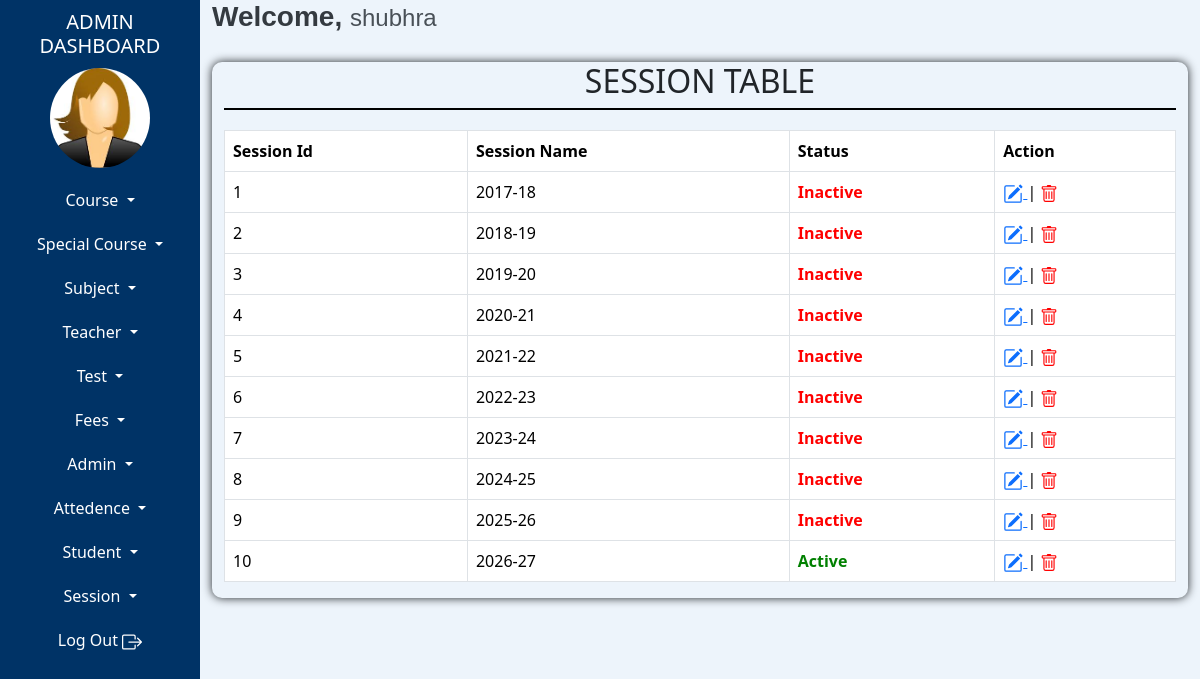
The page /admin/session-table.php (signed in) on the database its author committed.
### tables this page shows
CREATE TABLE `tblsession` (
  `sessionId` int(10) NOT NULL AUTO_INCREMENT,
  `sessionName` varchar(15) NOT NULL,
  `addedIpAddress` varchar(100) NOT NULL,
  `addedDateTime` datetime NOT NULL,
  `updatedIpAddress` varchar(100) NOT NULL,
  `updatedDateTime` datetime NOT NULL,
  `status` int(2) NOT NULL,
  PRIMARY KEY (`sessionId`)
);

### admin/fun-specialchar.php (called while the page is built)
<?php
function textSafe($text)
{
    return htmlspecialchars($text, ENT_QUOTES, 'UTF-8');
}
?>

### admin/session-table.php (the view, shortened to what this page needs)
<?php
include "admin-dashboard-top.php";
include "admin-dashboard-content.php";
include "fun-specialchar.php";
$query="SELECT * FROM tblsession";
$stmt=$conn->prepare($query);
$stmt->execute();
?>
<!doctype html>
<html lang="en">
  <head>
    <link href="https://cdn.jsdelivr.net/npm/bootstrap@5.3.3/dist/css/bootstrap.min.css" rel="stylesheet">
  </head>
<body>
<div class="container-fluid">
    <div class="row">
        <div class="tbl-content">
            <div class="tbl-heading">
            <h2>SESSION TABLE</h2>
            </div>
            <table class="table table-hover table-bordered">
              <thead>
                <tr>
                  <th scope="col">Session Id</th>
                  <th scope="col">Session Name</th>
                  <th scope="col">Status</th>
                  <th scope="col">Action</th>
                </tr>
              </thead>
              <tbody>
                <?php
                    while($result=$stmt->fetch())
                    {
                ?>
                    <tr>
                    <td><?php echo $result['sessionId']; ?></td>
                     <td><?php echo textSafe($result['sessionName']); ?></td>
                     <td>
                        <?php
                            if ($result['status'] == 1) {
                                echo '<span style="color: green; font-weight: bold;">Active</span>';
                            } else {
                                echo '<span style="color: red; font-weight: bold;">Inactive</span>';
                            }
                        ?>
                    </td>
                    <td>
                        <a href="update-session.php?sessionId=<?php echo $result['sessionId'];?>">
                        </a>
                             |
                        <a href="delete-session.php?studentId=<?php echo $result['sessionId']; ?>" style="color: red; text-decoration: none;">
                        </a>
                    </td>
                </tr>
                <?php
                }
                ?>
              </tbody>
            </table>
        </div>
    </div>
</div>
</body>
</div>
</div>
<?php
    include "admin-dashboard-footer.php";
?>

### admin/admin-dashboard-content.php (shortened to what this page needs)
<link href="https://cdn.jsdelivr.net/npm/bootstrap@5.3.3/dist/css/bootstrap.min.css" rel="stylesheet">
  </head>
  <body>
    <div class="container-fluid">
        <div class="row">
            <div class="col-md-2  left-side">
                <div class="heading">
                    <h5>ADMIN DASHBOARD</h5>
                </div>
                <div class="image">
                    <a href="admin-dashboard.php">
                    <?php
                        $query = "select * from tbladmin where adminId=:adminId";
                        $stmt=$conn->prepare($query);
                        $stmt->bindParam(":adminId",$adminId);
                        $stmt->execute();
                        $result = $stmt->fetch();
                        if (!empty($result['picture']))
                        {
                        	echo '<img src="'.$result['picture'].'" style=" height: 100px;" />';
                        }
                        else
                        {
                        	if ($result['adminGender'] == '1')
                        	{
                        		echo '<img src="images/female-logo.jpg" alt="Male" style="height: 100px; width: 100px;" />';
                        	}
                        	elseif ($result['adminGender'] == '2')
                        	{
                        		echo '<img src="images/male-logo.jpg" alt="Female" style="height: 100px; width: 100px;" />';
                        	}
                        }
                    ?>
                    </a>
                </div>
                <div class="buttons">
                    <div class="dropdown ">
                      <button class="btn dropdown-toggle w-100 nav-link left-btn" type="button" data-bs-toggle="dropdown" aria-expanded="false">
                        Course
                      </button>
                    </div>
                    <div class="dropdown ">
                      <button class="btn dropdown-toggle w-100 nav-link left-btn" type="button" data-bs-toggle="dropdown" aria-expanded="false">
                        Special Course
                      </button>
                    </div>
                    <div class="dropdown ">
                      <button class="btn dropdown-toggle w-100 nav-link left-btn" type="button" data-bs-toggle="dropdown" aria-expanded="false">
                        Subject
                      </button>
                    </div>
                    <div class="dropdown ">
                      <button class="btn dropdown-toggle w-100 nav-link left-btn" type="button" data-bs-toggle="dropdown" aria-expanded="false">
                        Teacher
                      </button>
                    </div>
                    <div class="dropdown ">
                      <button class="btn dropdown-toggle w-100 nav-link left-btn" type="button" data-bs-toggle="dropdown" aria-expanded="false">
                        Test
                      </button>
                    </div>
                    <div class="dropdown ">
                      <button class="btn dropdown-toggle w-100 nav-link left-btn" type="button" data-bs-toggle="dropdown" aria-expanded="false">
                        Fees
                      </button>
                    </div>
                    <div class="dropdown ">
                      <button class="btn dropdown-toggle w-100 nav-link left-btn" type="button" data-bs-toggle="dropdown" aria-expanded="false">
                        Admin
                      </button>
                    </div>
                    <div class="dropdown ">
                      <button class="btn dropdown-toggle w-100 nav-link left-btn" type="button" data-bs-toggle="dropdown" aria-expanded="false">
                        Attedence
                      </button>
                    </div>
                    <div class="dropdown ">
                      <button class="btn dropdown-toggle w-100 nav-link left-btn" type="button" data-bs-toggle="dropdown" aria-expanded="false">
                        Student
                      </button>
                    </div>
                    <div class="dropdown ">
                      <button class="btn dropdown-toggle w-100 nav-link left-btn" type="button" data-bs-toggle="dropdown" aria-expanded="false">
                        Session
                      </button>
                    </div>
                    <a href="logout-admin.php" class="btn left-btn w-100 nav-link">
                        Log Out
                    </a>
                </div>
            </div>
            <div class="col-md-10 col-sm-10 right-side">
                <div>
                    <h3 class="welcome-text">Welcome, <span class="admin-name"><?php echo $result['adminName']; ?></span></h3>
                </div>

### admin/admin-dashboard-content.php (style rules this page uses)
.left-side { background-color:#003366; color:white; height:200vh; }
.heading { text-align:center; margin:10px auto; }
.image { display:flex; justify-content:center; }
.image img { border-radius:60px; }
.left-btn { color:white; transition: background-color 0.3s ease; margin-top:20px; }
.right-side { background-color:#edf4fb; }
.welcome-text { font-family: 'Poppins', sans-serif; font-size: 28px; font-weight: 600; color: #343a40; }
.admin-name { font-family: 'Montserrat', sans-serif; font-size: 24px; font-weight: 400; color: #495057; }

### admin/session-table.php (style rules this page uses)
.tbl-heading { text-align:center; border-bottom:2px solid black; margin-bottom:20px; }
.tbl-content { box-shadow:0 0 10px; margin-top:20px; border-radius:10px; }

### rows shown on the page
tblsession: sessionId "1", sessionName "2017-18", status "Inactive"
tblsession: sessionId "2", sessionName "2018-19", status "Inactive"
tblsession: sessionId "3", sessionName "2019-20", status "Inactive"
tblsession: sessionId "4", sessionName "2020-21", status "Inactive"
tblsession: sessionId "5", sessionName "2021-22", status "Inactive"
tblsession: sessionId "6", sessionName "2022-23", status "Inactive"
tblsession: sessionId "7", sessionName "2023-24", status "Inactive"
tblsession: sessionId "8", sessionName "2024-25", status "Inactive"
tblsession: sessionId "9", sessionName "2025-26", status "Inactive"
tblsession: sessionId "10", sessionName "2026-27", status "Active"

### other values the page prints
$result['adminName'] "shubhra"
